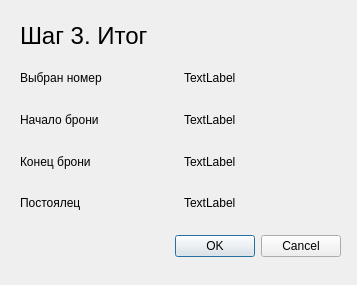
<?xml version="1.0" encoding="UTF-8"?>
<ui version="4.0">
 <class>Booking_finish</class>
 <widget class="QDialog" name="Booking_finish">
  <property name="geometry">
   <rect>
    <x>0</x>
    <y>0</y>
    <width>357</width>
    <height>285</height>
   </rect>
  </property>
  <property name="windowTitle">
   <string>Dialog</string>
  </property>
  <widget class="QDialogButtonBox" name="buttonBox">
   <property name="geometry">
    <rect>
     <x>0</x>
     <y>230</y>
     <width>341</width>
     <height>32</height>
    </rect>
   </property>
   <property name="orientation">
    <enum>Qt::Horizontal</enum>
   </property>
   <property name="standardButtons">
    <set>QDialogButtonBox::Cancel|QDialogButtonBox::Ok</set>
   </property>
  </widget>
  <widget class="QWidget" name="gridLayoutWidget">
   <property name="geometry">
    <rect>
     <x>20</x>
     <y>60</y>
     <width>321</width>
     <height>161</height>
    </rect>
   </property>
   <layout class="QGridLayout" name="gridLayout">
    <item row="2" column="0">
     <widget class="QLabel" name="label_3">
      <property name="text">
       <string>Конец брони</string>
      </property>
     </widget>
    </item>
    <item row="3" column="1">
     <widget class="QLabel" name="l_customer">
      <property name="text">
       <string>TextLabel</string>
      </property>
     </widget>
    </item>
    <item row="3" column="0">
     <widget class="QLabel" name="label_7">
      <property name="text">
       <string>Постоялец</string>
      </property>
     </widget>
    </item>
    <item row="2" column="1">
     <widget class="QLabel" name="l_end">
      <property name="text">
       <string>TextLabel</string>
      </property>
     </widget>
    </item>
    <item row="1" column="1">
     <widget class="QLabel" name="l_start">
      <property name="text">
       <string>TextLabel</string>
      </property>
     </widget>
    </item>
    <item row="0" column="0">
     <widget class="QLabel" name="label">
      <property name="text">
       <string>Выбран номер</string>
      </property>
     </widget>
    </item>
    <item row="1" column="0">
     <widget class="QLabel" name="label_2">
      <property name="text">
       <string>Начало брони</string>
      </property>
     </widget>
    </item>
    <item row="0" column="1">
     <widget class="QLabel" name="l_number">
      <property name="text">
       <string>TextLabel</string>
      </property>
     </widget>
    </item>
   </layout>
  </widget>
  <widget class="QLabel" name="label_4">
   <property name="geometry">
    <rect>
     <x>20</x>
     <y>10</y>
     <width>291</width>
     <height>51</height>
    </rect>
   </property>
   <property name="font">
    <font>
     <pointsize>18</pointsize>
    </font>
   </property>
   <property name="text">
    <string>Шаг 3. Итог</string>
   </property>
  </widget>
 </widget>
 <resources/>
 <connections>
  <connection>
   <sender>buttonBox</sender>
   <signal>accepted()</signal>
   <receiver>Booking_finish</receiver>
   <slot>accept()</slot>
   <hints>
    <hint type="sourcelabel">
     <x>248</x>
     <y>254</y>
    </hint>
    <hint type="destinationlabel">
     <x>157</x>
     <y>274</y>
    </hint>
   </hints>
  </connection>
  <connection>
   <sender>buttonBox</sender>
   <signal>rejected()</signal>
   <receiver>Booking_finish</receiver>
   <slot>reject()</slot>
   <hints>
    <hint type="sourcelabel">
     <x>316</x>
     <y>260</y>
    </hint>
    <hint type="destinationlabel">
     <x>286</x>
     <y>274</y>
    </hint>
   </hints>
  </connection>
 </connections>
</ui>
